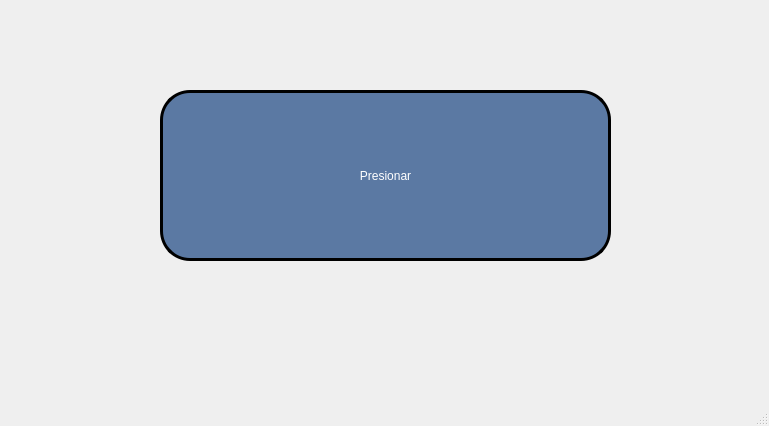
<?xml version="1.0" encoding="UTF-8"?>
<ui version="4.0">
 <class>MainWindow</class>
 <widget class="QMainWindow" name="MainWindow">
  <property name="geometry">
   <rect>
    <x>0</x>
    <y>0</y>
    <width>769</width>
    <height>426</height>
   </rect>
  </property>
  <property name="windowTitle">
   <string>MainWindow</string>
  </property>
  <widget class="QWidget" name="centralwidget">
   <widget class="QPushButton" name="pushButton">
    <property name="geometry">
     <rect>
      <x>160</x>
      <y>90</y>
      <width>451</width>
      <height>171</height>
     </rect>
    </property>
    <property name="styleSheet">
     <string notr="true">background-color: rgb(91,121,163);
color: rgb(255, 255, 255);
border-radius: 30px;
border: 3px solid black</string>
    </property>
    <property name="text">
     <string>Presionar</string>
    </property>
   </widget>
  </widget>
  <widget class="QMenuBar" name="menubar">
   <property name="geometry">
    <rect>
     <x>0</x>
     <y>0</y>
     <width>769</width>
     <height>26</height>
    </rect>
   </property>
  </widget>
  <widget class="QStatusBar" name="statusbar"/>
 </widget>
 <resources/>
 <connections/>
</ui>
